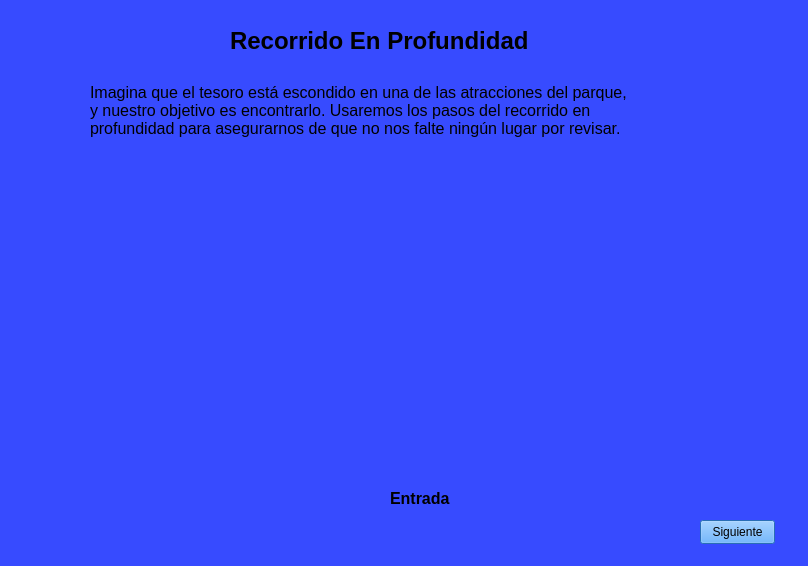
<?xml version="1.0" encoding="UTF-8"?>
<ui version="4.0">
 <class>VistaProfundiad</class>
 <widget class="QStackedWidget" name="VistaProfundiad">
  <property name="geometry">
   <rect>
    <x>0</x>
    <y>0</y>
    <width>808</width>
    <height>566</height>
   </rect>
  </property>
  <property name="windowTitle">
   <string>StackedWidget</string>
  </property>
  <property name="styleSheet">
   <string notr="true">background-color: rgb(55,75,255)</string>
  </property>
  <property name="currentIndex">
   <number>0</number>
  </property>
  <widget class="QWidget" name="page">
   <widget class="QLabel" name="label">
    <property name="geometry">
     <rect>
      <x>230</x>
      <y>20</y>
      <width>351</width>
      <height>41</height>
     </rect>
    </property>
    <property name="styleSheet">
     <string notr="true">font-size: 18pt; font-weight: bold;</string>
    </property>
    <property name="text">
     <string>Recorrido En Profundidad</string>
    </property>
   </widget>
   <widget class="QLabel" name="label_2">
    <property name="geometry">
     <rect>
      <x>90</x>
      <y>70</y>
      <width>541</width>
      <height>81</height>
     </rect>
    </property>
    <property name="styleSheet">
     <string notr="true">font-size:12pt;</string>
    </property>
    <property name="text">
     <string>Imagina que el tesoro está escondido en una de las atracciones del parque, y nuestro objetivo es encontrarlo. Usaremos los pasos del recorrido en profundidad para asegurarnos de que no nos falte ningún lugar por revisar.</string>
    </property>
    <property name="wordWrap">
     <bool>true</bool>
    </property>
   </widget>
   <widget class="QLabel" name="label_3">
    <property name="geometry">
     <rect>
      <x>180</x>
      <y>200</y>
      <width>131</width>
      <height>71</height>
     </rect>
    </property>
    <property name="text">
     <string/>
    </property>
    <property name="pixmap">
     <pixmap>../Sources/Images/motaniarusa.jpg</pixmap>
    </property>
    <property name="scaledContents">
     <bool>true</bool>
    </property>
   </widget>
   <widget class="QLabel" name="label_4">
    <property name="geometry">
     <rect>
      <x>480</x>
      <y>230</y>
      <width>141</width>
      <height>91</height>
     </rect>
    </property>
    <property name="text">
     <string/>
    </property>
    <property name="pixmap">
     <pixmap>../Sources/Images/tesoro.jpg</pixmap>
    </property>
    <property name="scaledContents">
     <bool>true</bool>
    </property>
   </widget>
   <widget class="QLabel" name="label_5">
    <property name="geometry">
     <rect>
      <x>400</x>
      <y>260</y>
      <width>131</width>
      <height>81</height>
     </rect>
    </property>
    <property name="text">
     <string/>
    </property>
    <property name="pixmap">
     <pixmap>../Sources/Images/trenecito.jpg</pixmap>
    </property>
    <property name="scaledContents">
     <bool>true</bool>
    </property>
   </widget>
   <widget class="QLabel" name="label_6">
    <property name="geometry">
     <rect>
      <x>250</x>
      <y>450</y>
      <width>131</width>
      <height>81</height>
     </rect>
    </property>
    <property name="text">
     <string/>
    </property>
    <property name="pixmap">
     <pixmap>../Sources/Images/entrada.jpg</pixmap>
    </property>
    <property name="scaledContents">
     <bool>true</bool>
    </property>
   </widget>
   <widget class="QLabel" name="label_7">
    <property name="geometry">
     <rect>
      <x>60</x>
      <y>360</y>
      <width>111</width>
      <height>61</height>
     </rect>
    </property>
    <property name="text">
     <string/>
    </property>
    <property name="pixmap">
     <pixmap>../Sources/Images/chocones.jpg</pixmap>
    </property>
    <property name="scaledContents">
     <bool>true</bool>
    </property>
   </widget>
   <widget class="QLabel" name="label_8">
    <property name="geometry">
     <rect>
      <x>550</x>
      <y>390</y>
      <width>131</width>
      <height>91</height>
     </rect>
    </property>
    <property name="text">
     <string/>
    </property>
    <property name="pixmap">
     <pixmap>../Sources/Images/ruleta.webp</pixmap>
    </property>
    <property name="scaledContents">
     <bool>true</bool>
    </property>
   </widget>
   <widget class="QPushButton" name="btnNext">
    <property name="geometry">
     <rect>
      <x>700</x>
      <y>520</y>
      <width>75</width>
      <height>24</height>
     </rect>
    </property>
    <property name="styleSheet">
     <string notr="true">background-color:rgb(58,154,255)</string>
    </property>
    <property name="text">
     <string>Siguiente</string>
    </property>
   </widget>
   <widget class="QLabel" name="label_9">
    <property name="geometry">
     <rect>
      <x>390</x>
      <y>490</y>
      <width>71</width>
      <height>16</height>
     </rect>
    </property>
    <property name="styleSheet">
     <string notr="true">font-size: 12pt; font:bold;</string>
    </property>
    <property name="text">
     <string>Entrada</string>
    </property>
   </widget>
  </widget>
  <widget class="QWidget" name="page_2">
   <widget class="QLabel" name="label_10">
    <property name="geometry">
     <rect>
      <x>600</x>
      <y>210</y>
      <width>141</width>
      <height>91</height>
     </rect>
    </property>
    <property name="text">
     <string/>
    </property>
    <property name="pixmap">
     <pixmap>../Sources/Images/tesoro.jpg</pixmap>
    </property>
    <property name="scaledContents">
     <bool>true</bool>
    </property>
   </widget>
   <widget class="QLabel" name="label_11">
    <property name="geometry">
     <rect>
      <x>90</x>
      <y>180</y>
      <width>111</width>
      <height>61</height>
     </rect>
    </property>
    <property name="text">
     <string/>
    </property>
    <property name="pixmap">
     <pixmap>../Sources/Images/chocones.jpg</pixmap>
    </property>
    <property name="scaledContents">
     <bool>true</bool>
    </property>
   </widget>
   <widget class="QLabel" name="label_12">
    <property name="geometry">
     <rect>
      <x>430</x>
      <y>480</y>
      <width>71</width>
      <height>16</height>
     </rect>
    </property>
    <property name="styleSheet">
     <string notr="true">font-size: 12pt; font:bold;</string>
    </property>
    <property name="text">
     <string>Entrada</string>
    </property>
   </widget>
   <widget class="QLabel" name="label_13">
    <property name="geometry">
     <rect>
      <x>230</x>
      <y>10</y>
      <width>391</width>
      <height>41</height>
     </rect>
    </property>
    <property name="styleSheet">
     <string notr="true">font-size: 18pt; font-weight: bold;</string>
    </property>
    <property name="text">
     <string>Recorrido En Profundidad</string>
    </property>
   </widget>
   <widget class="QLabel" name="label_14">
    <property name="geometry">
     <rect>
      <x>160</x>
      <y>100</y>
      <width>461</width>
      <height>41</height>
     </rect>
    </property>
    <property name="styleSheet">
     <string notr="true">font-size:12pt;</string>
    </property>
    <property name="text">
     <string>Guardaremos nuestras atracciones mas cercanas en nuestra pila de atracciones</string>
    </property>
    <property name="wordWrap">
     <bool>true</bool>
    </property>
   </widget>
   <widget class="QLabel" name="label_15">
    <property name="geometry">
     <rect>
      <x>70</x>
      <y>280</y>
      <width>131</width>
      <height>71</height>
     </rect>
    </property>
    <property name="text">
     <string/>
    </property>
    <property name="pixmap">
     <pixmap>../Sources/Images/motaniarusa.jpg</pixmap>
    </property>
    <property name="scaledContents">
     <bool>true</bool>
    </property>
   </widget>
   <widget class="QLabel" name="label_16">
    <property name="geometry">
     <rect>
      <x>60</x>
      <y>380</y>
      <width>131</width>
      <height>91</height>
     </rect>
    </property>
    <property name="text">
     <string/>
    </property>
    <property name="pixmap">
     <pixmap>../Sources/Images/ruleta.webp</pixmap>
    </property>
    <property name="scaledContents">
     <bool>true</bool>
    </property>
   </widget>
   <widget class="QLabel" name="label_17">
    <property name="geometry">
     <rect>
      <x>290</x>
      <y>440</y>
      <width>131</width>
      <height>81</height>
     </rect>
    </property>
    <property name="text">
     <string/>
    </property>
    <property name="pixmap">
     <pixmap>../Sources/Images/entrada.jpg</pixmap>
    </property>
    <property name="scaledContents">
     <bool>true</bool>
    </property>
   </widget>
   <widget class="QLabel" name="label_18">
    <property name="geometry">
     <rect>
      <x>530</x>
      <y>250</y>
      <width>131</width>
      <height>81</height>
     </rect>
    </property>
    <property name="text">
     <string/>
    </property>
    <property name="pixmap">
     <pixmap>../Sources/Images/trenecito.jpg</pixmap>
    </property>
    <property name="scaledContents">
     <bool>true</bool>
    </property>
   </widget>
   <widget class="QLabel" name="label_19">
    <property name="geometry">
     <rect>
      <x>50</x>
      <y>490</y>
      <width>141</width>
      <height>21</height>
     </rect>
    </property>
    <property name="styleSheet">
     <string notr="true">font-size: 12pt; font: bold</string>
    </property>
    <property name="text">
     <string>Pila de atracciones</string>
    </property>
   </widget>
   <widget class="QLabel" name="label_69">
    <property name="geometry">
     <rect>
      <x>590</x>
      <y>360</y>
      <width>141</width>
      <height>21</height>
     </rect>
    </property>
    <property name="styleSheet">
     <string notr="true">font-size: 12pt; font:bold;</string>
    </property>
    <property name="text">
     <string>Pendientes</string>
    </property>
   </widget>
   <widget class="QPushButton" name="btnNext_2">
    <property name="geometry">
     <rect>
      <x>690</x>
      <y>510</y>
      <width>75</width>
      <height>24</height>
     </rect>
    </property>
    <property name="styleSheet">
     <string notr="true">background-color:rgb(58,154,255)</string>
    </property>
    <property name="text">
     <string>Siguiente</string>
    </property>
   </widget>
  </widget>
  <widget class="QWidget" name="page_3">
   <widget class="QLabel" name="label_20">
    <property name="geometry">
     <rect>
      <x>260</x>
      <y>440</y>
      <width>131</width>
      <height>81</height>
     </rect>
    </property>
    <property name="text">
     <string/>
    </property>
    <property name="pixmap">
     <pixmap>../Sources/Images/entrada.jpg</pixmap>
    </property>
    <property name="scaledContents">
     <bool>true</bool>
    </property>
   </widget>
   <widget class="QLabel" name="label_21">
    <property name="geometry">
     <rect>
      <x>40</x>
      <y>290</y>
      <width>131</width>
      <height>71</height>
     </rect>
    </property>
    <property name="text">
     <string/>
    </property>
    <property name="pixmap">
     <pixmap>../Sources/Images/motaniarusa.jpg</pixmap>
    </property>
    <property name="scaledContents">
     <bool>true</bool>
    </property>
   </widget>
   <widget class="QLabel" name="label_22">
    <property name="geometry">
     <rect>
      <x>520</x>
      <y>270</y>
      <width>131</width>
      <height>81</height>
     </rect>
    </property>
    <property name="text">
     <string/>
    </property>
    <property name="pixmap">
     <pixmap>../Sources/Images/trenecito.jpg</pixmap>
    </property>
    <property name="scaledContents">
     <bool>true</bool>
    </property>
   </widget>
   <widget class="QLabel" name="label_23">
    <property name="geometry">
     <rect>
      <x>40</x>
      <y>390</y>
      <width>131</width>
      <height>91</height>
     </rect>
    </property>
    <property name="text">
     <string/>
    </property>
    <property name="pixmap">
     <pixmap>../Sources/Images/ruleta.webp</pixmap>
    </property>
    <property name="scaledContents">
     <bool>true</bool>
    </property>
   </widget>
   <widget class="QLabel" name="label_24">
    <property name="geometry">
     <rect>
      <x>410</x>
      <y>480</y>
      <width>71</width>
      <height>16</height>
     </rect>
    </property>
    <property name="styleSheet">
     <string notr="true">font-size: 12pt; font:bold;</string>
    </property>
    <property name="text">
     <string>Entrada</string>
    </property>
   </widget>
   <widget class="QLabel" name="label_25">
    <property name="geometry">
     <rect>
      <x>600</x>
      <y>240</y>
      <width>141</width>
      <height>91</height>
     </rect>
    </property>
    <property name="text">
     <string/>
    </property>
    <property name="pixmap">
     <pixmap>../Sources/Images/tesoro.jpg</pixmap>
    </property>
    <property name="scaledContents">
     <bool>true</bool>
    </property>
   </widget>
   <widget class="QLabel" name="label_26">
    <property name="geometry">
     <rect>
      <x>260</x>
      <y>300</y>
      <width>111</width>
      <height>61</height>
     </rect>
    </property>
    <property name="text">
     <string/>
    </property>
    <property name="pixmap">
     <pixmap>../Sources/Images/chocones.jpg</pixmap>
    </property>
    <property name="scaledContents">
     <bool>true</bool>
    </property>
   </widget>
   <widget class="QLabel" name="label_27">
    <property name="geometry">
     <rect>
      <x>100</x>
      <y>80</y>
      <width>551</width>
      <height>51</height>
     </rect>
    </property>
    <property name="styleSheet">
     <string notr="true">font-size: 12pt</string>
    </property>
    <property name="text">
     <string>De nuestra pila de atracciones quitaremos la que tengas hasta arriba y la marcaremos como visitada</string>
    </property>
    <property name="wordWrap">
     <bool>true</bool>
    </property>
   </widget>
   <widget class="QLabel" name="label_28">
    <property name="geometry">
     <rect>
      <x>60</x>
      <y>510</y>
      <width>141</width>
      <height>21</height>
     </rect>
    </property>
    <property name="styleSheet">
     <string notr="true">font-size: 12pt; font: bold</string>
    </property>
    <property name="text">
     <string>Pila de atracciones </string>
    </property>
   </widget>
   <widget class="QLabel" name="label_29">
    <property name="geometry">
     <rect>
      <x>280</x>
      <y>390</y>
      <width>141</width>
      <height>21</height>
     </rect>
    </property>
    <property name="styleSheet">
     <string notr="true">font-size: 12pt; font: bold</string>
    </property>
    <property name="text">
     <string>Visitadas</string>
    </property>
   </widget>
   <widget class="QLabel" name="label_30">
    <property name="geometry">
     <rect>
      <x>100</x>
      <y>150</y>
      <width>551</width>
      <height>51</height>
     </rect>
    </property>
    <property name="styleSheet">
     <string notr="true">font-size: 12pt</string>
    </property>
    <property name="text">
     <string>Como en el mapa no nos marca que este atraccion este cerca de alguna atraccion quitaremos la que este mas arriba en nuestra pila</string>
    </property>
    <property name="wordWrap">
     <bool>true</bool>
    </property>
   </widget>
   <widget class="QLabel" name="label_64">
    <property name="geometry">
     <rect>
      <x>200</x>
      <y>20</y>
      <width>351</width>
      <height>41</height>
     </rect>
    </property>
    <property name="styleSheet">
     <string notr="true">font-size: 18pt; font-weight: bold;</string>
    </property>
    <property name="text">
     <string>Recorrido En Profundidad</string>
    </property>
   </widget>
   <widget class="QLabel" name="label_68">
    <property name="geometry">
     <rect>
      <x>580</x>
      <y>370</y>
      <width>141</width>
      <height>21</height>
     </rect>
    </property>
    <property name="styleSheet">
     <string notr="true">font-size: 12pt; font:bold;</string>
    </property>
    <property name="text">
     <string>Pendientes</string>
    </property>
   </widget>
   <widget class="QPushButton" name="btnNext_3">
    <property name="geometry">
     <rect>
      <x>700</x>
      <y>500</y>
      <width>75</width>
      <height>24</height>
     </rect>
    </property>
    <property name="styleSheet">
     <string notr="true">background-color:rgb(58,154,255)</string>
    </property>
    <property name="text">
     <string>Siguiente</string>
    </property>
   </widget>
  </widget>
  <widget class="QWidget" name="page_4">
   <widget class="QLabel" name="label_31">
    <property name="geometry">
     <rect>
      <x>350</x>
      <y>500</y>
      <width>141</width>
      <height>21</height>
     </rect>
    </property>
    <property name="styleSheet">
     <string notr="true">font-size: 12pt; font:bold;</string>
    </property>
    <property name="text">
     <string>Visitadas</string>
    </property>
   </widget>
   <widget class="QLabel" name="label_32">
    <property name="geometry">
     <rect>
      <x>340</x>
      <y>410</y>
      <width>111</width>
      <height>61</height>
     </rect>
    </property>
    <property name="text">
     <string/>
    </property>
    <property name="pixmap">
     <pixmap>../Sources/Images/chocones.jpg</pixmap>
    </property>
    <property name="scaledContents">
     <bool>true</bool>
    </property>
   </widget>
   <widget class="QLabel" name="label_33">
    <property name="geometry">
     <rect>
      <x>340</x>
      <y>300</y>
      <width>131</width>
      <height>71</height>
     </rect>
    </property>
    <property name="text">
     <string/>
    </property>
    <property name="pixmap">
     <pixmap>../Sources/Images/motaniarusa.jpg</pixmap>
    </property>
    <property name="scaledContents">
     <bool>true</bool>
    </property>
   </widget>
   <widget class="QLabel" name="label_34">
    <property name="geometry">
     <rect>
      <x>80</x>
      <y>400</y>
      <width>141</width>
      <height>21</height>
     </rect>
    </property>
    <property name="styleSheet">
     <string notr="true">font-size: 12pt; font:bold;</string>
    </property>
    <property name="text">
     <string>Pila de atracciones </string>
    </property>
   </widget>
   <widget class="QLabel" name="label_35">
    <property name="geometry">
     <rect>
      <x>630</x>
      <y>250</y>
      <width>141</width>
      <height>91</height>
     </rect>
    </property>
    <property name="text">
     <string/>
    </property>
    <property name="pixmap">
     <pixmap>../Sources/Images/tesoro.jpg</pixmap>
    </property>
    <property name="scaledContents">
     <bool>true</bool>
    </property>
   </widget>
   <widget class="QLabel" name="label_36">
    <property name="geometry">
     <rect>
      <x>90</x>
      <y>290</y>
      <width>131</width>
      <height>91</height>
     </rect>
    </property>
    <property name="text">
     <string/>
    </property>
    <property name="pixmap">
     <pixmap>../Sources/Images/ruleta.webp</pixmap>
    </property>
    <property name="scaledContents">
     <bool>true</bool>
    </property>
   </widget>
   <widget class="QLabel" name="label_37">
    <property name="geometry">
     <rect>
      <x>550</x>
      <y>280</y>
      <width>131</width>
      <height>81</height>
     </rect>
    </property>
    <property name="text">
     <string/>
    </property>
    <property name="pixmap">
     <pixmap>../Sources/Images/trenecito.jpg</pixmap>
    </property>
    <property name="scaledContents">
     <bool>true</bool>
    </property>
   </widget>
   <widget class="QLabel" name="label_38">
    <property name="geometry">
     <rect>
      <x>220</x>
      <y>490</y>
      <width>71</width>
      <height>16</height>
     </rect>
    </property>
    <property name="styleSheet">
     <string notr="true">font-size: 12pt; font:bold;</string>
    </property>
    <property name="text">
     <string>Entrada</string>
    </property>
   </widget>
   <widget class="QLabel" name="label_39">
    <property name="geometry">
     <rect>
      <x>70</x>
      <y>450</y>
      <width>131</width>
      <height>81</height>
     </rect>
    </property>
    <property name="text">
     <string/>
    </property>
    <property name="pixmap">
     <pixmap>../Sources/Images/entrada.jpg</pixmap>
    </property>
    <property name="scaledContents">
     <bool>true</bool>
    </property>
   </widget>
   <widget class="QLabel" name="label_40">
    <property name="geometry">
     <rect>
      <x>40</x>
      <y>70</y>
      <width>701</width>
      <height>51</height>
     </rect>
    </property>
    <property name="styleSheet">
     <string notr="true">font-size: 12pt</string>
    </property>
    <property name="text">
     <string>Quitaremos de nuevo la atraccione que este mas arriba de nuestra pila de atracciones y la marcaremos como visitada</string>
    </property>
    <property name="wordWrap">
     <bool>true</bool>
    </property>
   </widget>
   <widget class="QLabel" name="label_41">
    <property name="geometry">
     <rect>
      <x>30</x>
      <y>130</y>
      <width>701</width>
      <height>51</height>
     </rect>
    </property>
    <property name="styleSheet">
     <string notr="true">font-size: 12pt</string>
    </property>
    <property name="text">
     <string>Verificaremos si de esta atracciones tenemos una mas cercana, !Es asi, el trenecito esta proxima a esta!!!</string>
    </property>
    <property name="wordWrap">
     <bool>true</bool>
    </property>
   </widget>
   <widget class="QLabel" name="label_42">
    <property name="geometry">
     <rect>
      <x>40</x>
      <y>180</y>
      <width>701</width>
      <height>51</height>
     </rect>
    </property>
    <property name="styleSheet">
     <string notr="true">font-size: 12pt</string>
    </property>
    <property name="text">
     <string>Agregaremos el trenecito a nuestra pila de atracciones</string>
    </property>
   </widget>
   <widget class="QLabel" name="label_65">
    <property name="geometry">
     <rect>
      <x>230</x>
      <y>20</y>
      <width>351</width>
      <height>41</height>
     </rect>
    </property>
    <property name="styleSheet">
     <string notr="true">font-size: 18pt; font-weight: bold;</string>
    </property>
    <property name="text">
     <string>Recorrido En Profundidad</string>
    </property>
   </widget>
   <widget class="QLabel" name="label_67">
    <property name="geometry">
     <rect>
      <x>620</x>
      <y>390</y>
      <width>141</width>
      <height>21</height>
     </rect>
    </property>
    <property name="styleSheet">
     <string notr="true">font-size: 12pt; font:bold;</string>
    </property>
    <property name="text">
     <string>Pendientes</string>
    </property>
   </widget>
   <widget class="QPushButton" name="btnNext_4">
    <property name="geometry">
     <rect>
      <x>690</x>
      <y>510</y>
      <width>75</width>
      <height>24</height>
     </rect>
    </property>
    <property name="styleSheet">
     <string notr="true">background-color:rgb(58,154,255)</string>
    </property>
    <property name="text">
     <string>Siguiente</string>
    </property>
   </widget>
  </widget>
  <widget class="QWidget" name="page_5">
   <widget class="QLabel" name="label_43">
    <property name="geometry">
     <rect>
      <x>530</x>
      <y>460</y>
      <width>141</width>
      <height>21</height>
     </rect>
    </property>
    <property name="styleSheet">
     <string notr="true">font-size: 12pt; font:bold;</string>
    </property>
    <property name="text">
     <string>Visitadas</string>
    </property>
   </widget>
   <widget class="QLabel" name="label_44">
    <property name="geometry">
     <rect>
      <x>70</x>
      <y>430</y>
      <width>131</width>
      <height>81</height>
     </rect>
    </property>
    <property name="text">
     <string/>
    </property>
    <property name="pixmap">
     <pixmap>../Sources/Images/entrada.jpg</pixmap>
    </property>
    <property name="scaledContents">
     <bool>true</bool>
    </property>
   </widget>
   <widget class="QLabel" name="label_45">
    <property name="geometry">
     <rect>
      <x>50</x>
      <y>160</y>
      <width>131</width>
      <height>81</height>
     </rect>
    </property>
    <property name="text">
     <string/>
    </property>
    <property name="pixmap">
     <pixmap>../Sources/Images/trenecito.jpg</pixmap>
    </property>
    <property name="scaledContents">
     <bool>true</bool>
    </property>
   </widget>
   <widget class="QLabel" name="label_46">
    <property name="geometry">
     <rect>
      <x>90</x>
      <y>260</y>
      <width>131</width>
      <height>91</height>
     </rect>
    </property>
    <property name="text">
     <string/>
    </property>
    <property name="pixmap">
     <pixmap>../Sources/Images/ruleta.webp</pixmap>
    </property>
    <property name="scaledContents">
     <bool>true</bool>
    </property>
   </widget>
   <widget class="QLabel" name="label_47">
    <property name="geometry">
     <rect>
      <x>520</x>
      <y>260</y>
      <width>131</width>
      <height>71</height>
     </rect>
    </property>
    <property name="text">
     <string/>
    </property>
    <property name="pixmap">
     <pixmap>../Sources/Images/motaniarusa.jpg</pixmap>
    </property>
    <property name="scaledContents">
     <bool>true</bool>
    </property>
   </widget>
   <widget class="QLabel" name="label_48">
    <property name="geometry">
     <rect>
      <x>220</x>
      <y>470</y>
      <width>71</width>
      <height>16</height>
     </rect>
    </property>
    <property name="styleSheet">
     <string notr="true">font-size: 12pt; font:bold;</string>
    </property>
    <property name="text">
     <string>Entrada</string>
    </property>
   </widget>
   <widget class="QLabel" name="label_49">
    <property name="geometry">
     <rect>
      <x>130</x>
      <y>130</y>
      <width>141</width>
      <height>91</height>
     </rect>
    </property>
    <property name="text">
     <string/>
    </property>
    <property name="pixmap">
     <pixmap>../Sources/Images/tesoro.jpg</pixmap>
    </property>
    <property name="scaledContents">
     <bool>true</bool>
    </property>
   </widget>
   <widget class="QLabel" name="label_50">
    <property name="geometry">
     <rect>
      <x>520</x>
      <y>370</y>
      <width>111</width>
      <height>61</height>
     </rect>
    </property>
    <property name="text">
     <string/>
    </property>
    <property name="pixmap">
     <pixmap>../Sources/Images/chocones.jpg</pixmap>
    </property>
    <property name="scaledContents">
     <bool>true</bool>
    </property>
   </widget>
   <widget class="QLabel" name="label_51">
    <property name="geometry">
     <rect>
      <x>80</x>
      <y>380</y>
      <width>141</width>
      <height>21</height>
     </rect>
    </property>
    <property name="styleSheet">
     <string notr="true">font-size: 12pt; font:bold;</string>
    </property>
    <property name="text">
     <string>Pila de atracciones </string>
    </property>
   </widget>
   <widget class="QLabel" name="label_52">
    <property name="geometry">
     <rect>
      <x>330</x>
      <y>60</y>
      <width>431</width>
      <height>121</height>
     </rect>
    </property>
    <property name="styleSheet">
     <string notr="true">font-size:12pt</string>
    </property>
    <property name="text">
     <string>Repetimos y sacamos la ultima atraccion de nuestra pila de atracciones</string>
    </property>
    <property name="wordWrap">
     <bool>true</bool>
    </property>
   </widget>
   <widget class="QLabel" name="label_66">
    <property name="geometry">
     <rect>
      <x>220</x>
      <y>30</y>
      <width>351</width>
      <height>41</height>
     </rect>
    </property>
    <property name="styleSheet">
     <string notr="true">font-size: 18pt; font-weight: bold;</string>
    </property>
    <property name="text">
     <string>Recorrido En Profundidad</string>
    </property>
   </widget>
   <widget class="QPushButton" name="btnNext_5">
    <property name="geometry">
     <rect>
      <x>710</x>
      <y>490</y>
      <width>75</width>
      <height>24</height>
     </rect>
    </property>
    <property name="styleSheet">
     <string notr="true">background-color:rgb(58,154,255)</string>
    </property>
    <property name="text">
     <string>Siguiente</string>
    </property>
   </widget>
  </widget>
  <widget class="QWidget" name="page_6">
   <widget class="QLabel" name="label_53">
    <property name="geometry">
     <rect>
      <x>500</x>
      <y>130</y>
      <width>141</width>
      <height>91</height>
     </rect>
    </property>
    <property name="text">
     <string/>
    </property>
    <property name="pixmap">
     <pixmap>../Sources/Images/tesoro.jpg</pixmap>
    </property>
    <property name="scaledContents">
     <bool>true</bool>
    </property>
   </widget>
   <widget class="QLabel" name="label_54">
    <property name="geometry">
     <rect>
      <x>230</x>
      <y>450</y>
      <width>71</width>
      <height>16</height>
     </rect>
    </property>
    <property name="styleSheet">
     <string notr="true">font-size: 12pt; font:bold;</string>
    </property>
    <property name="text">
     <string>Entrada</string>
    </property>
   </widget>
   <widget class="QLabel" name="label_55">
    <property name="geometry">
     <rect>
      <x>420</x>
      <y>160</y>
      <width>131</width>
      <height>81</height>
     </rect>
    </property>
    <property name="text">
     <string/>
    </property>
    <property name="pixmap">
     <pixmap>../Sources/Images/trenecito.jpg</pixmap>
    </property>
    <property name="scaledContents">
     <bool>true</bool>
    </property>
   </widget>
   <widget class="QLabel" name="label_56">
    <property name="geometry">
     <rect>
      <x>80</x>
      <y>410</y>
      <width>131</width>
      <height>81</height>
     </rect>
    </property>
    <property name="text">
     <string/>
    </property>
    <property name="pixmap">
     <pixmap>../Sources/Images/entrada.jpg</pixmap>
    </property>
    <property name="scaledContents">
     <bool>true</bool>
    </property>
   </widget>
   <widget class="QLabel" name="label_57">
    <property name="geometry">
     <rect>
      <x>500</x>
      <y>470</y>
      <width>141</width>
      <height>21</height>
     </rect>
    </property>
    <property name="styleSheet">
     <string notr="true">font-size: 12pt; font:bold;</string>
    </property>
    <property name="text">
     <string>Visitadas</string>
    </property>
   </widget>
   <widget class="QLabel" name="label_58">
    <property name="geometry">
     <rect>
      <x>70</x>
      <y>240</y>
      <width>131</width>
      <height>91</height>
     </rect>
    </property>
    <property name="text">
     <string/>
    </property>
    <property name="pixmap">
     <pixmap>../Sources/Images/ruleta.webp</pixmap>
    </property>
    <property name="scaledContents">
     <bool>true</bool>
    </property>
   </widget>
   <widget class="QLabel" name="label_59">
    <property name="geometry">
     <rect>
      <x>50</x>
      <y>80</y>
      <width>431</width>
      <height>61</height>
     </rect>
    </property>
    <property name="styleSheet">
     <string notr="true">font-size: 12pt</string>
    </property>
    <property name="text">
     <string>Verificamos nuestra lista de visitados y miren!!!, ENCONTRAMOS EL TESORO!!!!!</string>
    </property>
    <property name="wordWrap">
     <bool>true</bool>
    </property>
   </widget>
   <widget class="QLabel" name="label_60">
    <property name="geometry">
     <rect>
      <x>490</x>
      <y>270</y>
      <width>131</width>
      <height>71</height>
     </rect>
    </property>
    <property name="text">
     <string/>
    </property>
    <property name="pixmap">
     <pixmap>../Sources/Images/motaniarusa.jpg</pixmap>
    </property>
    <property name="scaledContents">
     <bool>true</bool>
    </property>
   </widget>
   <widget class="QLabel" name="label_61">
    <property name="geometry">
     <rect>
      <x>90</x>
      <y>360</y>
      <width>141</width>
      <height>21</height>
     </rect>
    </property>
    <property name="styleSheet">
     <string notr="true">font-size: 12pt; font:bold;</string>
    </property>
    <property name="text">
     <string>Pila de atracciones </string>
    </property>
   </widget>
   <widget class="QLabel" name="label_62">
    <property name="geometry">
     <rect>
      <x>490</x>
      <y>380</y>
      <width>111</width>
      <height>61</height>
     </rect>
    </property>
    <property name="text">
     <string/>
    </property>
    <property name="pixmap">
     <pixmap>../Sources/Images/chocones.jpg</pixmap>
    </property>
    <property name="scaledContents">
     <bool>true</bool>
    </property>
   </widget>
   <widget class="QLabel" name="label_63">
    <property name="geometry">
     <rect>
      <x>50</x>
      <y>150</y>
      <width>351</width>
      <height>61</height>
     </rect>
    </property>
    <property name="styleSheet">
     <string notr="true">font-size:12pt</string>
    </property>
    <property name="text">
     <string>De esta forma encontramos la ruta mas rapida para encontrar el tesoro desde nuestra entrada, sin necesidad de recorrer todo el parque</string>
    </property>
    <property name="wordWrap">
     <bool>true</bool>
    </property>
   </widget>
   <widget class="QLabel" name="label_70">
    <property name="geometry">
     <rect>
      <x>220</x>
      <y>20</y>
      <width>351</width>
      <height>41</height>
     </rect>
    </property>
    <property name="styleSheet">
     <string notr="true">font-size: 18pt; font-weight: bold;</string>
    </property>
    <property name="text">
     <string>Recorrido En Profundidad</string>
    </property>
   </widget>
   <widget class="QPushButton" name="btnTerminar">
    <property name="geometry">
     <rect>
      <x>700</x>
      <y>510</y>
      <width>75</width>
      <height>24</height>
     </rect>
    </property>
    <property name="styleSheet">
     <string notr="true">background-color:rgb(58,154,255)</string>
    </property>
    <property name="text">
     <string>Terminar</string>
    </property>
   </widget>
  </widget>
 </widget>
 <resources/>
 <connections/>
</ui>
